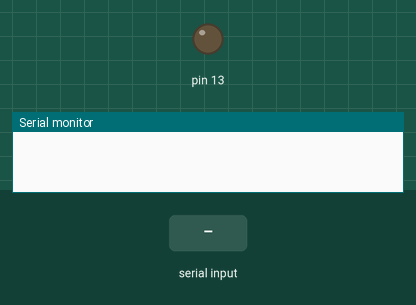
Simulated run of this sketch. Board: Arduino Uno, built with avr-gcc and run on an emulated ATmega328P. On the bench: output pins drawn as LEDs (lit = HIGH), the last lines printed to the serial monitor. The test bench sets the inputs (shaded band).

Above: at 1.2 s.
1.3 s: "LED_ON" received over Serial
At 3.5 s:
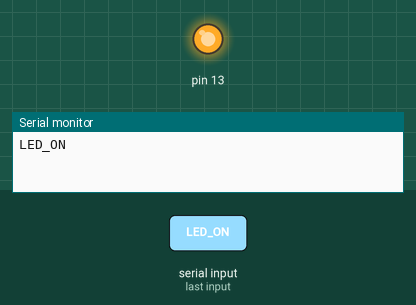
3.8 s: "LED_OFF" received over Serial
At 5.7 s:
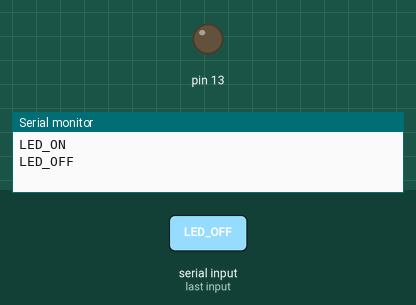
Timing chart, 0 to 7.2 s (numbered marks = the images above; inputs shaded):
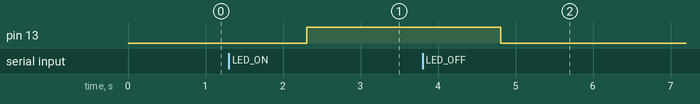

The sketch:

dummy_serial.ino
```cpp
void setup() {
  // set LED pin
  pinMode(13, OUTPUT);

  // set up Serial library at 9600 bps
  Serial.begin(9600);
}

void loop() {
    // read command from serial port
    String command = Serial.readString();
    if (command != "") {
        // send the command back
        Serial.println(command);
    }

    if (command == "LED_ON") {
      digitalWrite(13, HIGH);
    }
    else if (command == "LED_OFF") {
      digitalWrite(13, LOW);
    }
}
```

Measured:
- after the input at 1.3 s, pin 13: LOW → HIGH after 1.0 s
- after the input at 3.8 s, pin 13: HIGH → LOW after 1.0 s
